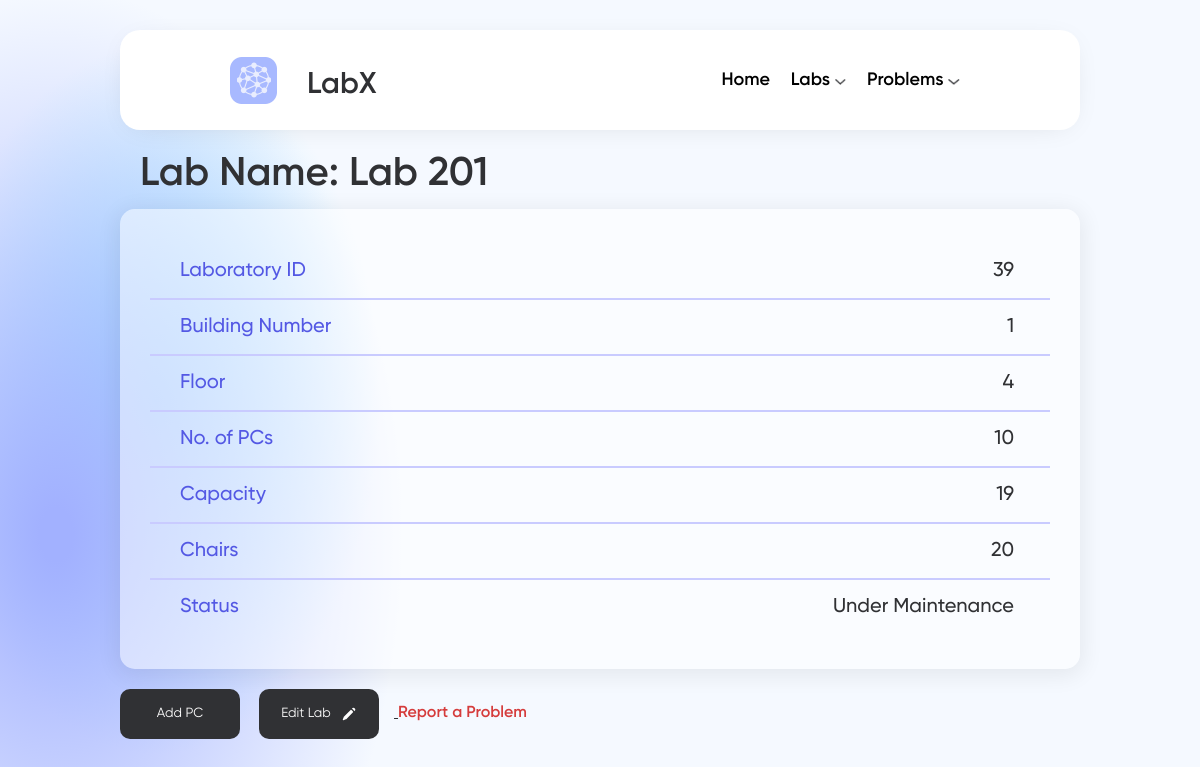
/view-lab/39/, run on the app's committed database.
### labSystem/models.py (models this page shows, shortened)
class Lab(models.Model):
    class labStatus(models.TextChoices):
        ACTIVE = 'Active', _('Active')
        UNDER_MAINTENANCE = 'Under Maintenance', _('under maintenance')
    id = models.AutoField(primary_key=True)
    name = models.CharField(max_length=50, null=False)
    number_of_pcs = models.IntegerField(null=False)
    building_number = models.IntegerField(null=False)
    floor_number = models.IntegerField(null=False)
    capacity = models.IntegerField(null=False)
    number_of_chairs = models.IntegerField(null=False)
    status =  models.CharField(max_length=20, choices=labStatus.choices, default=labStatus.ACTIVE)

### labSystem/views.py (the view)
# urls.py: path('view-lab/<int:id>/',views.view_lab, name='view_lab'),
def view_lab(request, id):
    print(id)
    data = get_object_or_404(models.Lab, id=id)
    context = {
        'lab': data
    }
    return render(request, 'pages/view_lab.html', context)

### template/pages/view_lab.html (shortened to what this page needs)
<!DOCTYPE html>
<html>
<head>
    {% load static %}
    <link rel="stylesheet" href="{% static 'style/view_lab.css' %}">
    <link rel="stylesheet" href="{% static 'style/main.css' %}">
    <link rel="stylesheet" href="{% static 'style/popup.css' %}">
    <link rel="stylesheet" href="{% static 'style/form_fields.css' %}">
</head>
<body >
    <div class="pages">
        {% include 'parts/nav_bar.html' %}
        <h1 id="lab-name">Lab Name: {{lab.name}} </h1>
        <div class="data">
                <div class="row row1">
                    <label  class="view-label">Laboratory ID </label>
                    <p id="lab-id">{{lab.id}}</p>
                </div>
                <hr class="hLine">
                <div class="row row2">
                    <label class="view-label">Building Number </label>
                    <p id="building-number">{{lab.building_number}}</p>
                </div>
                <hr class="hLine">
                <div class="row row3">
                    <label class="view-label">Floor </label>
                    <p id="floor-number">{{lab.floor_number}}</p>
                </div>
                <hr class="hLine">
                <div class="row row4">
                    <label class="view-label">No. of PCs </label>
                    <p id="lab-pcs">{{lab.number_of_pcs}}</p>
                </div>
                <hr class="hLine">
                <div class="row row5">
                    <label class="view-label">Capacity </label>
                    <p id="lab-capacity">{{lab.capacity}}</p>
                </div>
                <hr class="hLine">
                <div class="row row6">
                    <label class="view-label">Chairs </label>
                    <p id="lab-chairs">{{lab.number_of_chairs}}</p>
                </div>
                <hr class="hLine">
                <div class="row row7">
                    <label class="view-label">Status </label>
                    <p id="lab-status">{{lab.status}}</p>
                </div>
        </div>
        <div class="divButtons">
            <button class="btn" type="button" onclick="openPop()">Add PC</button>
                <a id="view" href="{% url 'edit_lab_with_id' lab.id %}">
                    <button class="btn" id="edit-btn">
                        <div class="icon-btn">
                         <span>Edit Lab </span>
                            <img src="{% static 'assets/icons/edit_button.svg' %}">
                        </div>
                    </button>
                </a>
            <span id="reportID" onclick="reportProblem()">Report a Problem</span>
        </div>
</body>
</html>

### labx/static/style/view_lab.css (style rules this page uses)
h1 { color: #303134; margin: 20px 20px 10px; font-size: 40px; font-weight: 600; }
.data { background: rgba(255, 255, 255, 0.5); box-shadow: 0px 4px 22px 3px rgba(0, 0, 0, 0.07); border-radius: 15px; margin: auto; padding: 40px 30px; }
.hLine { border: 0.5px #C9CBFF solid; margin: 5px 0px; }
.row { padding: 10px; margin: 0px 20px; }
.view-label { display: inline-block; color: #5358E4; text-align: left; width: 160px; font-size: 20px; }
.row p { display: inline-block; font-size: 20px; width: calc(100% - 170px) ; text-align: right; }
.divButtons { margin-top: 20px; }
.btn { display: inline-block; border: none; color: white ; width: 120px; height: 50px; background: #303134; border-radius: 10px; margin-right: 15px; cursor: pointer; }
.btn img { margin-left: 10px; }
.btn span { color: white; }
.icon-btn { display: flex; justify-content: center; align-items: center; flex-direction: row; }
#reportID { cursor: pointer; color: #D53C3C; font-weight: 600; }

### labx/static/style/main.css (style rules this page uses)
* { margin: 0; box-sizing: border-box; font-family: 'Gilroy'; color: #303134; }
.pages { padding: 30px 120px 0 120px; height: 100vh; overflow: auto; background: radial-gradient(28.87% 68.32% at 4.69% 66.83%, #A2B1FF 4.85%, rgba(245, 249, 255, 0) 100%) , radial-gradient(18.71% 44.29% at 12.97% 50%, #9CE7FF 0%, #F5F9FF 100%) ; }
button { cursor: pointer; }
.hLine { border: 0.5px #C9CBFF solid; margin: 5px 0px; }

### labx/static/style/popup.css (style rules this page uses)
* { box-sizing: border-box; margin: 0; padding: 0; }
.data { font-weight: 500; font-size: 16px; }

### data on the page
Lab: name "Lab 201", id "39", building_number "1", floor_number "4", number_of_pcs "10", capacity "19", number_of_chairs "20", status "Under Maintenance"
